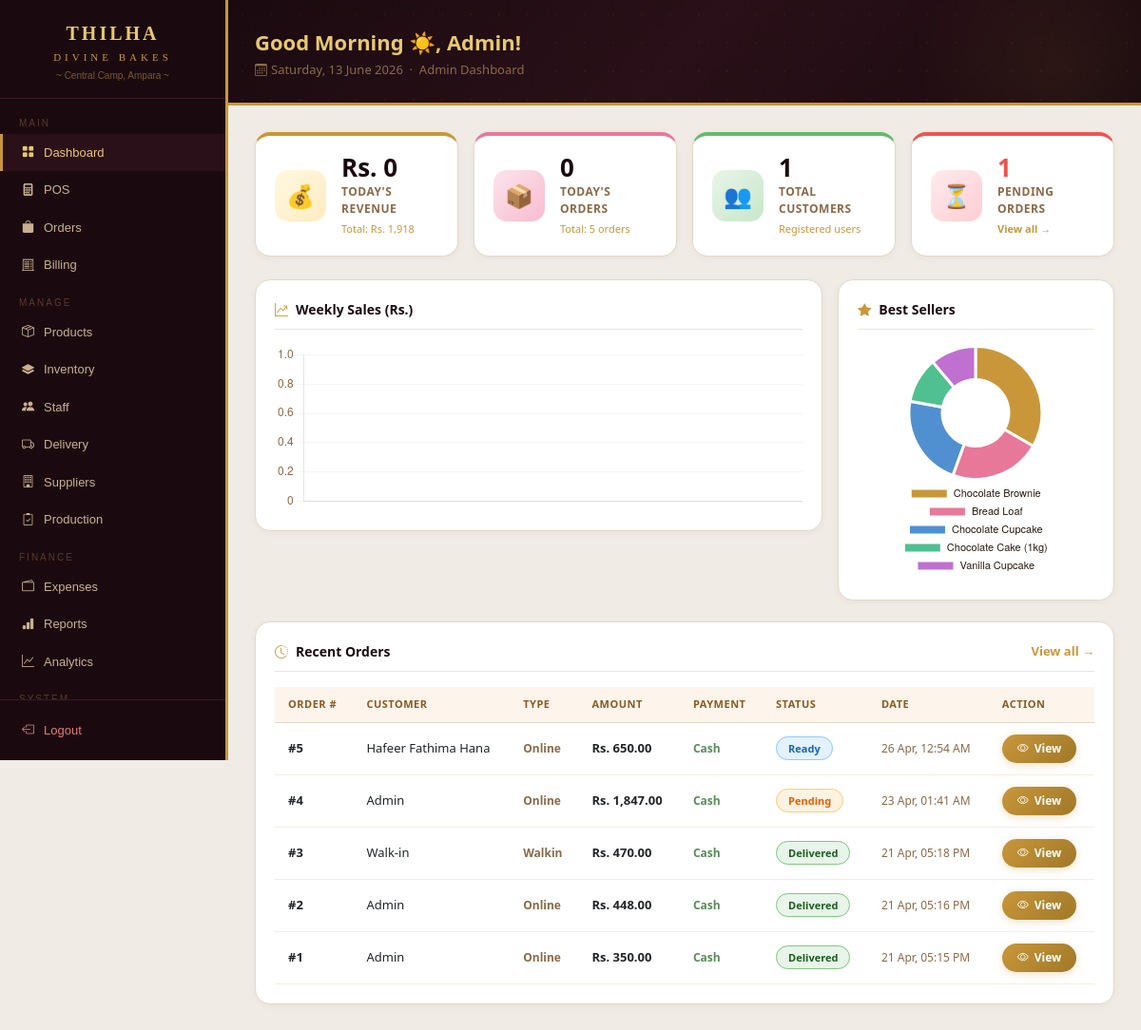
Page /admin/dashboard.php (signed in) on the committed database.
### tables this page shows
CREATE TABLE `orders` (
  `order_id` int(11) NOT NULL,
  `user_id` int(11) DEFAULT NULL,
  `total_amount` decimal(10,2) DEFAULT NULL,
  `status` enum('pending','confirmed','baking','ready','delivered') DEFAULT 'pending',
  `order_type` enum('online','walkin','phone','whatsapp') DEFAULT 'online',
  `payment_method` enum('cash','card','online') DEFAULT 'cash',
  `payment_status` enum('unpaid','paid') DEFAULT 'unpaid',
  `notes` text DEFAULT NULL,
  `created_at` timestamp NOT NULL DEFAULT current_timestamp()
);

CREATE TABLE `users` (
  `user_id` int(11) NOT NULL,
  `name` varchar(100) NOT NULL,
  `email` varchar(100) NOT NULL,
  `password` varchar(255) NOT NULL,
  `phone` varchar(15) DEFAULT NULL,
  `address` text DEFAULT NULL,
  `role` enum('admin','customer','staff') DEFAULT 'customer',
  `loyalty_points` int(11) DEFAULT 0,
  `birthday` date DEFAULT NULL,
  `created_at` timestamp NOT NULL DEFAULT current_timestamp(),
  `profile_photo` varchar(255) DEFAULT NULL
);

### admin/dashboard.php (the view, shortened to what this page needs)
<?php
require_once '../includes/db.php';
$total_orders   = mysqli_fetch_assoc(mysqli_query($conn,"SELECT COUNT(*) as cnt FROM orders"))['cnt'];
$today_orders   = mysqli_fetch_assoc(mysqli_query($conn,"SELECT COUNT(*) as cnt FROM orders WHERE DATE(created_at)=CURDATE()"))['cnt'];
$total_revenue  = mysqli_fetch_assoc(mysqli_query($conn,"SELECT COALESCE(SUM(total),0) as amt FROM bills"))['amt'];
$today_revenue  = mysqli_fetch_assoc(mysqli_query($conn,"SELECT COALESCE(SUM(b.total),0) as amt FROM bills b JOIN orders o ON b.order_id=o.order_id WHERE DATE(o.created_at)=CURDATE()"))['amt'];
$total_customers= mysqli_fetch_assoc(mysqli_query($conn,"SELECT COUNT(*) as cnt FROM users WHERE role='customer'"))['cnt'];
$pending_orders = mysqli_fetch_assoc(mysqli_query($conn,"SELECT COUNT(*) as cnt FROM orders WHERE status='pending'"))['cnt'];
$recent = mysqli_query($conn,"SELECT o.*,u.name as customer FROM orders o LEFT JOIN users u ON o.user_id=u.user_id ORDER BY o.created_at DESC LIMIT 8");
$chart_labels=[]; $chart_data=[];
$bestsellers=mysqli_query($conn,"SELECT p.name,SUM(oi.quantity) as total_qty FROM order_items oi JOIN products p ON oi.product_id=p.product_id GROUP BY oi.product_id ORDER BY total_qty DESC LIMIT 5");
$bs_labels=[]; $bs_data=[];
while($r=mysqli_fetch_assoc($bestsellers)){$bs_labels[]=$r['name'];$bs_data[]=(int)$r['total_qty'];}
?>
<!DOCTYPE html>
<html lang="en">
<head>
<link href="https://cdn.jsdelivr.net/npm/bootstrap@5.3.0/dist/css/bootstrap.min.css" rel="stylesheet">
<link href="https://cdn.jsdelivr.net/npm/bootstrap-icons@1.10.5/font/bootstrap-icons.css" rel="stylesheet">
</head>
<body>
<?php include '../includes/sidebar.php'; ?>
<div class="main">
  <div class="page-header">
    <div class="page-title">
      Good <?= (date('H')<12)?'Morning ☀️':((date('H')<17)?'Afternoon 🌤️':'Evening 🌙') ?>,
      <?= htmlspecialchars($_SESSION['name']) ?>!
    </div>
    <div class="page-sub">
      <i class="bi bi-calendar3 me-1"></i><?= date('l, d F Y') ?>
      &nbsp;·&nbsp; Admin Dashboard
    </div>
  </div>
  <div class="row g-3 mb-4">
    <div class="col-xl-3 col-md-6">
      <div class="stat-card">
        <div class="stat-icon" style="background:linear-gradient(135deg,#fff8e1,#ffecc0);">💰</div>
        <div>
          <div class="stat-num">Rs. <?= number_format($today_revenue,0) ?></div>
          <div class="stat-label">Today's Revenue</div>
          <div class="stat-sub">Total: Rs. <?= number_format($total_revenue,0) ?></div>
        </div>
      </div>
    </div>
    <div class="col-xl-3 col-md-6">
      <div class="stat-card" style="border-top-color:#e8789a;">
        <div class="stat-icon" style="background:linear-gradient(135deg,#fce4ec,#f8bbd0);">📦</div>
        <div>
          <div class="stat-num"><?= $today_orders ?></div>
          <div class="stat-label">Today's Orders</div>
          <div class="stat-sub">Total: <?= $total_orders ?> orders</div>
        </div>
      </div>
    </div>
    <div class="col-xl-3 col-md-6">
      <div class="stat-card" style="border-top-color:#66bb6a;">
        <div class="stat-icon" style="background:linear-gradient(135deg,#e8f5e9,#c8e6c9);">👥</div>
        <div>
          <div class="stat-num"><?= $total_customers ?></div>
          <div class="stat-label">Total Customers</div>
          <div class="stat-sub">Registered users</div>
        </div>
      </div>
    </div>
    <div class="col-xl-3 col-md-6">
      <div class="stat-card" style="border-top-color:#ef5350;">
        <div class="stat-icon" style="background:linear-gradient(135deg,#ffebee,#ffcdd2);">⏳</div>
        <div>
          <div class="stat-num" style="color:#ef5350;"><?= $pending_orders ?></div>
          <div class="stat-label">Pending Orders</div>
          <div class="stat-sub"><a href="orders.php?status=pending" style="color:#c9973a;text-decoration:none;font-weight:700;">View all →</a></div>
        </div>
      </div>
    </div>
  </div>
  <div class="row g-3 mb-3">
    <div class="col-md-8">
      <div class="chart-card">
        <div class="chart-title">
          <span><i class="bi bi-graph-up-arrow me-2" style="color:#c9973a;"></i>Weekly Sales (Rs.)</span>
        </div>
        <canvas id="salesChart" height="95"></canvas>
      </div>
    </div>
    <div class="col-md-4">
      <div class="chart-card">
        <div class="chart-title">
          <span><i class="bi bi-star-fill me-2" style="color:#c9973a;"></i>Best Sellers</span>
        </div>
        <canvas id="bsChart" height="190"></canvas>
      </div>
    </div>
  </div>
  <div class="orders-card">
    <div class="chart-title">
      <span><i class="bi bi-clock-history me-2" style="color:#c9973a;"></i>Recent Orders</span>
      <a href="orders.php" style="font-size:13px;color:#c9973a;font-weight:700;text-decoration:none;">View all →</a>
    </div>
    <div class="table-responsive">
      <table class="table table-hover mb-0">
        <thead>
          <tr><th>Order #</th><th>Customer</th><th>Type</th><th>Amount</th><th>Payment</th><th>Status</th><th>Date</th><th>Action</th></tr>
        </thead>
        <tbody>
          <?php while($o=mysqli_fetch_assoc($recent)): ?>
          <tr>
            <td><strong>#<?= $o['order_id'] ?></strong></td>
            <td><?= htmlspecialchars($o['customer']??'Walk-in') ?></td>
            <td><span style="font-size:12px;color:#8a6a4a;font-weight:600;"><?= ucfirst($o['order_type']) ?></span></td>
            <td><strong>Rs. <?= number_format($o['total_amount'],2) ?></strong></td>
            <td><span style="font-size:12px;color:#5a8a5a;font-weight:600;"><?= ucfirst($o['payment_method']) ?></span></td>
            <td><span class="status-badge badge-<?= $o['status'] ?>"><?= ucfirst($o['status']) ?></span></td>
            <td style="font-size:12px;color:#8a6a4a;"><?= date('d M, h:i A',strtotime($o['created_at'])) ?></td>
            <td><a href="order_view.php?id=<?= $o['order_id'] ?>" class="btn-view-action"><i class="bi bi-eye"></i> View</a></td>
          </tr>
          <?php endwhile; ?>
        </tbody>
      </table>
    </div>
  </div>
</div>
<script>
new Chart(document.getElementById('salesChart').getContext('2d'),{
  type:'bar',
  data:{labels:<?= json_encode($chart_labels) ?>,datasets:[{label:'Sales (Rs.)',data:<?= json_encode($chart_data) ?>,backgroundColor:'rgba(201,151,58,0.8)',borderColor:'#c9973a',borderWidth:1,borderRadius:8,borderSkipped:false}]},
  options:{plugins:{legend:{display:false}},scales:{x:{ticks:{color:'#8a6a4a'},grid:{color:'rgba(0,0,0,0.04)'}},y:{ticks:{color:'#8a6a4a'},grid:{color:'rgba(0,0,0,0.04)'}}}}
});
new Chart(document.getElementById('bsChart').getContext('2d'),{
  type:'doughnut',
  data:{labels:<?= json_encode($bs_labels) ?>,datasets:[{data:<?= json_encode($bs_data) ?>,backgroundColor:['#c9973a','#e8789a','#5090d0','#50c090','#c070d0'],borderWidth:3,borderColor:'#fff'}]},
  options:{plugins:{legend:{position:'bottom',labels:{color:'#2a1a10',font:{size:11},padding:8}}}}
});
</script>
</body>
</html>

### includes/sidebar.php (shortened to what this page needs)
<?php $current = basename($_SERVER['PHP_SELF']); ?>
<div class="sidebar">
  <div class="sidebar-brand">
    <div class="name">THILHA</div>
    <div class="sub">DIVINE BAKES</div>
    <div class="loc">~ Central Camp, Ampara ~</div>
  </div>
  <nav>
    <div class="nav-section">Main</div>
    <a href="dashboard.php"  class="nav-link <?= $current==='dashboard.php' ?'active':'' ?>"><i class="bi bi-grid-fill"></i> Dashboard</a>
    <a href="pos.php"        class="nav-link <?= $current==='pos.php'       ?'active':'' ?>"><i class="bi bi-calculator-fill"></i> POS</a>
    <a href="orders.php"     class="nav-link <?= $current==='orders.php'    ?'active':'' ?>"><i class="bi bi-bag-fill"></i> Orders</a>
    <a href="billing.php"    class="nav-link <?= $current==='billing.php'   ?'active':'' ?>"><i class="bi bi-receipt-cutoff"></i> Billing</a>
    <div class="nav-section">Manage</div>
    <a href="products.php"   class="nav-link <?= $current==='products.php'  ?'active':'' ?>"><i class="bi bi-box-seam"></i> Products</a>
    <a href="inventory.php"  class="nav-link <?= $current==='inventory.php' ?'active':'' ?>"><i class="bi bi-layers-fill"></i> Inventory</a>
    <a href="staff.php"      class="nav-link <?= $current==='staff.php'     ?'active':'' ?>"><i class="bi bi-people-fill"></i> Staff</a>
    <a href="delivery.php"   class="nav-link <?= $current==='delivery.php'  ?'active':'' ?>"><i class="bi bi-truck"></i> Delivery</a>
    <a href="suppliers.php"  class="nav-link <?= $current==='suppliers.php' ?'active':'' ?>"><i class="bi bi-building"></i> Suppliers</a>
    <a href="production.php" class="nav-link <?= $current==='production.php'?'active':'' ?>"><i class="bi bi-clipboard2-check"></i> Production</a>
    <div class="nav-section">Finance</div>
    <a href="expenses.php"   class="nav-link <?= $current==='expenses.php'  ?'active':'' ?>"><i class="bi bi-wallet2"></i> Expenses</a>
    <a href="reports.php"    class="nav-link <?= $current==='reports.php'   ?'active':'' ?>"><i class="bi bi-bar-chart-fill"></i> Reports</a>
    <a href="analytics.php"  class="nav-link <?= $current==='analytics.php' ?'active':'' ?>"><i class="bi bi-graph-up"></i> Analytics</a>
    <div class="nav-section">System</div>
  </nav>
  <div class="sidebar-footer">
    <a href="../logout.php" class="nav-link" style="padding:8px 0;color:#e87878;">
      <i class="bi bi-box-arrow-left"></i> Logout
    </a>
  </div>
</div>

### admin/dashboard.php (style rules this page uses)
* { box-sizing:border-box; }
body { background:#f0ebe4;font-family:'Segoe UI',sans-serif;color:#2a1a10;margin:0; }
.page-header { background:linear-gradient(135deg,#1a0a0f 0%,#2a1018 50%,#1a0a0f 100%); margin:-28px -28px 28px -28px; padding:28px 28px 24px; border-bottom:3px solid #c9973a; position:relative;overflow:hidden; }
.page-header::before { content:'';position:absolute;inset:0; background-image:radial-gradient(circle,rgba(201,151,58,0.06) 1px,transparent 1px); background-size:30px 30px; }
.page-header::after { content:'';position:absolute; width:300px;height:300px;border-radius:50%; background:radial-gradient(circle,rgba(201,151,58,0.08),transparent 70%); top:-80px;right:-60px; }
.page-title { font-size:22px;font-weight:700;color:#e8c870; position:relative;z-index:2;margin-bottom:3px; }
.page-sub { font-size:13px;color:#8a6a4a; position:relative;z-index:2; }
.stat-card { background:#fff; border:1px solid #e4d8c8; border-radius:16px; padding:20px; display:flex;align-items:center;gap:16px; border-top:4px solid #c9973a; transition:all .2s; box-shadow:0 2px 8px rgba(0,0,0,0.04); }
.stat-icon { width:54px;height:54px;border-radius:14px; display:flex;align-items:center;justify-content:center; font-size:24px;flex-shrink:0; }
.stat-num { font-size:26px;font-weight:700;color:#1a0a0f;line-height:1; }
.stat-label { font-size:12px;color:#8a6a4a;margin-top:4px;font-weight:600;text-transform:uppercase;letter-spacing:.5px; }
.stat-sub { font-size:11px;color:#c9973a;margin-top:4px; }
.chart-card { background:#fff;border:1px solid #e4d8c8; border-radius:16px;padding:20px; box-shadow:0 2px 8px rgba(0,0,0,0.04); }
.chart-title { font-size:14px;font-weight:700;color:#1a0a0f; margin-bottom:16px;padding-bottom:10px; border-bottom:1px solid #f0e4d0; display:flex;align-items:center;justify-content:space-between; }
.orders-card { background:#fff;border:1px solid #e4d8c8; border-radius:16px;padding:20px;margin-top:22px; box-shadow:0 2px 8px rgba(0,0,0,0.04); }
.table { color:#2a1a10;margin-bottom:0; }
.table thead th { background:#fdf5ec;color:#8a5a20; font-size:11px;font-weight:700; border-color:#e4d8c8;padding:10px 14px; letter-spacing:.5px;text-transform:uppercase; }
.table tbody td { border-color:#f5ede0;font-size:13px; padding:12px 14px;vertical-align:middle; }
.table tbody tr { transition:background .15s; }
.status-badge { font-size:11px;padding:4px 12px;border-radius:99px;font-weight:700; }
.badge-pending { background:#fff3e0;color:#e65c00;border:1px solid #ffcc80; }
.badge-ready { background:#e3f2fd;color:#1565c0;border:1px solid #90caf9; }
.badge-delivered { background:#e8f5e9;color:#1b5e20;border:1px solid #81c784; }
.btn-view-action { display:inline-flex;align-items:center;gap:6px; padding:6px 16px; background:linear-gradient(135deg,#c9973a,#a07828); color:#fff;font-size:12px;font-weight:700; border-radius:99px;text-decoration:none; transition:all .2s; box-shadow:0 2px 8px rgba(201,151,58,0.3); }

### includes/sidebar.php (style rules this page uses)
.sidebar { width:240px;height:100vh;background:#1a0a0f;border-right:3px solid #c9973a;position:fixed;top:0;left:0;display:flex;flex-direction:column;z-index:100;overflow:hidden; font-family: 'Poppins', sans-serif; }
.sidebar-brand { padding:20px 20px 16px;border-bottom:1px solid #3a1a24;text-align:center;flex-shrink:0; }
.sidebar-brand .name { font-family:Georgia,serif;font-size:20px;font-weight:bold;color:#e8c870;letter-spacing:3px; }
.sidebar-brand .sub { font-family:Georgia,serif;font-size:11px;color:#c9973a;letter-spacing:4px;margin-top:2px; }
.sidebar-brand .loc { font-size:10px;color:#7a5a28;margin-top:3px; }
.sidebar nav { flex:1;overflow-y:auto;padding-top:6px; }
.nav-section { font-size:10px;color:#5a3a28;letter-spacing:2px;padding:12px 20px 4px;text-transform:uppercase; }
.nav-link { color:#c9b090;font-size:13px;padding:10px 20px;display:flex;align-items:center;gap:10px;border-left:3px solid transparent;transition:all .15s;text-decoration:none; }
.nav-link:hover,.nav-link.active { color:#e8c870;background:#2a1018;border-left-color:#c9973a; }
.sidebar-footer { padding:14px 20px;border-top:1px solid #3a1a24;flex-shrink:0; }
.main { margin-left:240px;padding:28px; }

### rows in the picture
orders: order_id "5", user.name "Hafeer Fathima Hana", order_type "Online", total_amount "650.00", payment_method "Cash", status "Ready", created_at "26 Apr, 12:54 AM"
orders: order_id "4", user.name "Admin", order_type "Online", total_amount "1,847.00", payment_method "Cash", status "Pending", created_at "23 Apr, 01:41 AM"
orders: order_id "3", customer "Walk-in", order_type "Walkin", total_amount "470.00", payment_method "Cash", status "Delivered", created_at "21 Apr, 05:18 PM"
orders: order_id "2", user.name "Admin", order_type "Online", total_amount "448.00", payment_method "Cash", status "Delivered", created_at "21 Apr, 05:16 PM"
orders: order_id "1", user.name "Admin", order_type "Online", total_amount "350.00", payment_method "Cash", status "Delivered", created_at "21 Apr, 05:15 PM"

### other values in the picture
$_SESSION['name'] "Admin"
$today_revenue "0"
$total_revenue "1,918"
$today_orders "0"
$total_orders "5"
$total_customers "1"
$pending_orders "1"
chart data {{ json_encode($bs_labels) }} ["Chocolate Brownie","Bread Loaf","Chocolate Cupcake","Chocolate Cake (1kg)","Vanilla Cupcake"]
chart data {{ json_encode($bs_data) }} [3,2,2,1,1]
